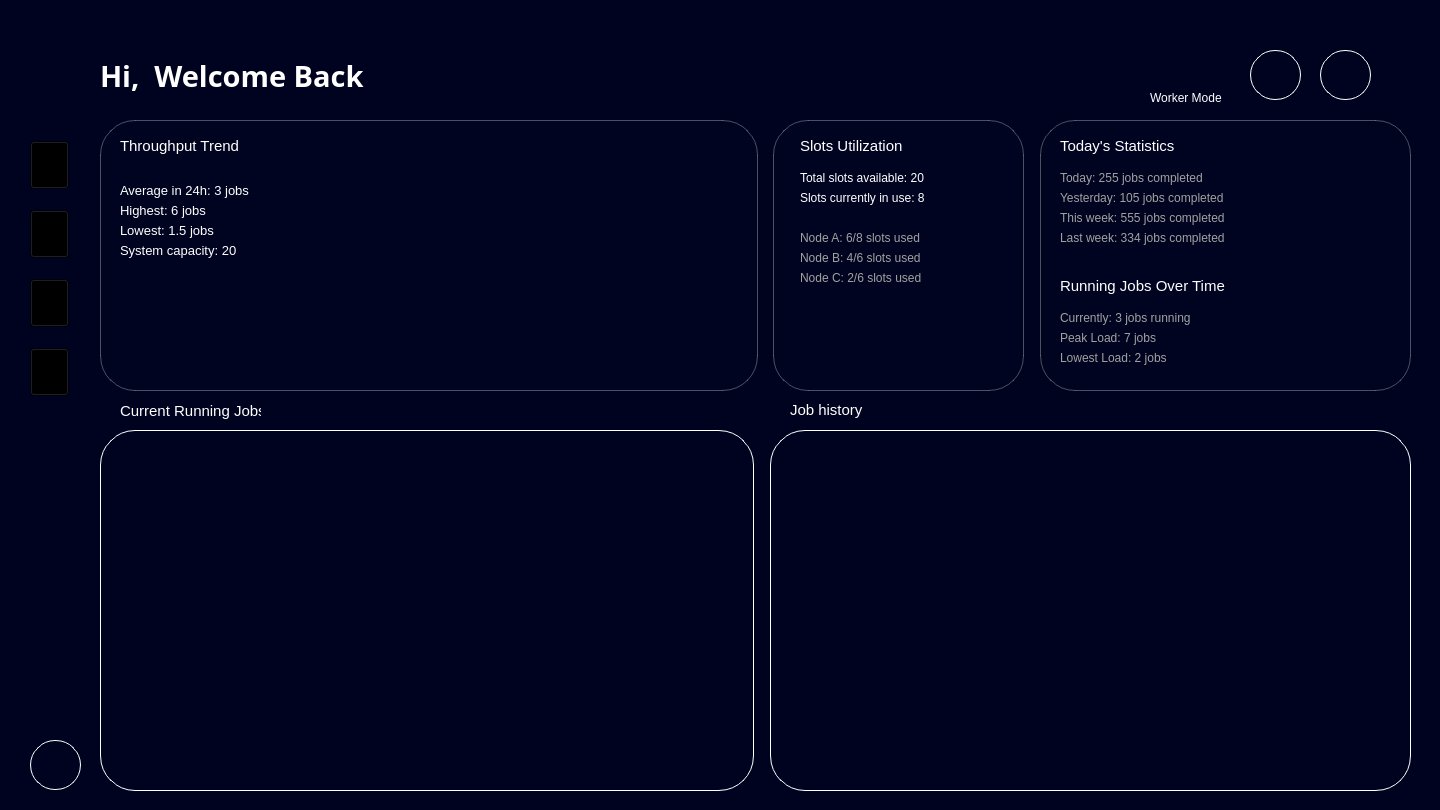
<?xml version="1.0" encoding="UTF-8"?>
<ui version="4.0">
 <class>jobs_dash</class>
 <widget class="QMainWindow" name="jobs_dash">
  <property name="geometry">
   <rect>
    <x>0</x>
    <y>0</y>
    <width>1440</width>
    <height>810</height>
   </rect>
  </property>
  <property name="minimumSize">
   <size>
    <width>1440</width>
    <height>810</height>
   </size>
  </property>
  <property name="maximumSize">
   <size>
    <width>1440</width>
    <height>810</height>
   </size>
  </property>
  <property name="windowTitle">
   <string>CrowdCloud</string>
  </property>
  <widget class="QWidget" name="centralwidget">
   <property name="enabled">
    <bool>true</bool>
   </property>
   <property name="minimumSize">
    <size>
     <width>1440</width>
     <height>810</height>
    </size>
   </property>
   <property name="maximumSize">
    <size>
     <width>1440</width>
     <height>810</height>
    </size>
   </property>
   <property name="styleSheet">
    <string notr="true">background-color: rgb(0, 3, 31);</string>
   </property>
   <widget class="QWidget" name="horizontalLayoutWidget">
    <property name="geometry">
     <rect>
      <x>0</x>
      <y>0</y>
      <width>2</width>
      <height>2</height>
     </rect>
    </property>
    <layout class="QHBoxLayout" name="horizontalLayout"/>
   </widget>
   <widget class="QLabel" name="logo">
    <property name="geometry">
     <rect>
      <x>30</x>
      <y>50</y>
      <width>52</width>
      <height>41</height>
     </rect>
    </property>
    <property name="autoFillBackground">
     <bool>false</bool>
    </property>
    <property name="styleSheet">
     <string notr="true">background: transparent;</string>
    </property>
    <property name="text">
     <string/>
    </property>
    <property name="pixmap">
     <pixmap>../../../../../../../Downloads/signup1logo.svg</pixmap>
    </property>
   </widget>
   <widget class="QLabel" name="welcome_label">
    <property name="geometry">
     <rect>
      <x>100</x>
      <y>60</y>
      <width>461</width>
      <height>31</height>
     </rect>
    </property>
    <property name="font">
     <font>
      <family>Century Gothic</family>
      <pointsize>22</pointsize>
      <weight>75</weight>
      <bold>true</bold>
     </font>
    </property>
    <property name="styleSheet">
     <string notr="true">background: transparent;
color: white;

</string>
    </property>
    <property name="text">
     <string>Hi,  Welcome Back</string>
    </property>
   </widget>
   <widget class="QLabel" name="thru_trend">
    <property name="geometry">
     <rect>
      <x>120</x>
      <y>130</y>
      <width>141</width>
      <height>31</height>
     </rect>
    </property>
    <property name="font">
     <font>
      <family>Segoe UI</family>
      <pointsize>11</pointsize>
      <weight>50</weight>
      <bold>false</bold>
     </font>
    </property>
    <property name="styleSheet">
     <string notr="true">color: white;
background: transparent;

</string>
    </property>
    <property name="text">
     <string>Throughput Trend</string>
    </property>
   </widget>
   <widget class="QLabel" name="ttrend_con">
    <property name="geometry">
     <rect>
      <x>100</x>
      <y>120</y>
      <width>658</width>
      <height>271</height>
     </rect>
    </property>
    <property name="styleSheet">
     <string notr="true">QLabel {
	background-color: rgba(20, 20, 50, 10);
    border: 1px solid rgba(255, 255, 255, 0.3);
    border-radius: 35px;
    padding: 8px;
    color: white;
    font-family: &quot;Segoe UI&quot;;
    font-size: 13px;
}

QLabel:focus {
    border: 1px solid #7D5FFF;
    box-shadow: 0px 0px 8px #7D5FFF;
}
</string>
    </property>
    <property name="text">
     <string/>
    </property>
   </widget>
   <widget class="QWidget" name="verticalLayoutWidget">
    <property name="geometry">
     <rect>
      <x>30</x>
      <y>120</y>
      <width>43</width>
      <height>301</height>
     </rect>
    </property>
    <layout class="QVBoxLayout" name="verticalLayout">
     <property name="spacing">
      <number>0</number>
     </property>
     <item>
      <widget class="QToolButton" name="dash_bt">
       <property name="sizePolicy">
        <sizepolicy hsizetype="Fixed" vsizetype="Fixed">
         <horstretch>15</horstretch>
         <verstretch>15</verstretch>
        </sizepolicy>
       </property>
       <property name="styleSheet">
        <string notr="true">background: transparent;</string>
       </property>
       <property name="text">
        <string/>
       </property>
       <property name="icon">
        <iconset>
         <normaloff>../../../../../Downloads/dashboard.png</normaloff>../../../../../Downloads/dashboard.png</iconset>
       </property>
       <property name="iconSize">
        <size>
         <width>31</width>
         <height>41</height>
        </size>
       </property>
      </widget>
     </item>
     <item>
      <widget class="QToolButton" name="sys_bt">
       <property name="sizePolicy">
        <sizepolicy hsizetype="Fixed" vsizetype="Fixed">
         <horstretch>15</horstretch>
         <verstretch>15</verstretch>
        </sizepolicy>
       </property>
       <property name="styleSheet">
        <string notr="true">background: transparent;</string>
       </property>
       <property name="text">
        <string/>
       </property>
       <property name="icon">
        <iconset>
         <normaloff>../../../../../Downloads/system.png</normaloff>../../../../../Downloads/system.png</iconset>
       </property>
       <property name="iconSize">
        <size>
         <width>31</width>
         <height>41</height>
        </size>
       </property>
      </widget>
     </item>
     <item>
      <widget class="QToolButton" name="job_bt">
       <property name="sizePolicy">
        <sizepolicy hsizetype="Fixed" vsizetype="Fixed">
         <horstretch>15</horstretch>
         <verstretch>15</verstretch>
        </sizepolicy>
       </property>
       <property name="styleSheet">
        <string notr="true">background: transparent;</string>
       </property>
       <property name="text">
        <string/>
       </property>
       <property name="icon">
        <iconset>
         <normaloff>../../../../../Downloads/jobs.png</normaloff>../../../../../Downloads/jobs.png</iconset>
       </property>
       <property name="iconSize">
        <size>
         <width>31</width>
         <height>41</height>
        </size>
       </property>
      </widget>
     </item>
     <item>
      <widget class="QToolButton" name="earning_bt">
       <property name="sizePolicy">
        <sizepolicy hsizetype="Fixed" vsizetype="Fixed">
         <horstretch>15</horstretch>
         <verstretch>15</verstretch>
        </sizepolicy>
       </property>
       <property name="styleSheet">
        <string notr="true">background: transparent;</string>
       </property>
       <property name="text">
        <string/>
       </property>
       <property name="icon">
        <iconset>
         <normaloff>../../../../../Downloads/earnings.png</normaloff>../../../../../Downloads/earnings.png</iconset>
       </property>
       <property name="iconSize">
        <size>
         <width>31</width>
         <height>41</height>
        </size>
       </property>
      </widget>
     </item>
    </layout>
   </widget>
   <widget class="QToolButton" name="settings_bt">
    <property name="geometry">
     <rect>
      <x>30</x>
      <y>740</y>
      <width>51</width>
      <height>50</height>
     </rect>
    </property>
    <property name="sizePolicy">
     <sizepolicy hsizetype="Fixed" vsizetype="Fixed">
      <horstretch>15</horstretch>
      <verstretch>15</verstretch>
     </sizepolicy>
    </property>
    <property name="styleSheet">
     <string notr="true">QToolButton {
    background: transparent;       /* no fill */
    color: white;                  /* icon/text color */
    border: 1px solid #ffffff;     /* white border */
    border-radius: 25px;           /* make it round (half of width/height) */
    padding: 3px;                  /* space inside */
}
</string>
    </property>
    <property name="text">
     <string/>
    </property>
    <property name="icon">
     <iconset>
      <normaloff>../../../../../Downloads/settings.png</normaloff>../../../../../Downloads/settings.png</iconset>
    </property>
    <property name="iconSize">
     <size>
      <width>35</width>
      <height>35</height>
     </size>
    </property>
   </widget>
   <widget class="QWidget" name="ttrend_chart" native="true">
    <property name="geometry">
     <rect>
      <x>370</x>
      <y>150</y>
      <width>361</width>
      <height>211</height>
     </rect>
    </property>
    <property name="styleSheet">
     <string notr="true">background: transparent;</string>
    </property>
   </widget>
   <widget class="QToolButton" name="prof_button">
    <property name="geometry">
     <rect>
      <x>1320</x>
      <y>50</y>
      <width>51</width>
      <height>50</height>
     </rect>
    </property>
    <property name="sizePolicy">
     <sizepolicy hsizetype="Fixed" vsizetype="Fixed">
      <horstretch>15</horstretch>
      <verstretch>15</verstretch>
     </sizepolicy>
    </property>
    <property name="styleSheet">
     <string notr="true">QToolButton {
    background: transparent;       /* no fill */
    color: white;                  /* icon/text color */
    border: 1px solid #ffffff;     /* white border */
    border-radius: 25px;           /* make it round (half of width/height) */
    padding: 3px;                  /* space inside */
}
</string>
    </property>
    <property name="text">
     <string/>
    </property>
    <property name="icon">
     <iconset>
      <normaloff>../../../../../Downloads/Profile.png</normaloff>../../../../../Downloads/Profile.png</iconset>
    </property>
    <property name="iconSize">
     <size>
      <width>35</width>
      <height>35</height>
     </size>
    </property>
   </widget>
   <widget class="QToolButton" name="notif_button">
    <property name="geometry">
     <rect>
      <x>1250</x>
      <y>50</y>
      <width>51</width>
      <height>50</height>
     </rect>
    </property>
    <property name="sizePolicy">
     <sizepolicy hsizetype="Fixed" vsizetype="Fixed">
      <horstretch>15</horstretch>
      <verstretch>15</verstretch>
     </sizepolicy>
    </property>
    <property name="styleSheet">
     <string notr="true">QToolButton {
    background: transparent;       /* no fill */
    color: white;                  /* icon/text color */
    border: 1px solid #ffffff;     /* white border */
    border-radius: 25px;           /* make it round (half of width/height) */
    padding: 3px;                  /* space inside */
}
</string>
    </property>
    <property name="text">
     <string/>
    </property>
    <property name="icon">
     <iconset>
      <normaloff>../../../../../Downloads/CC Desktop UI (14)/Login/Communication/Notification.png</normaloff>../../../../../Downloads/CC Desktop UI (14)/Login/Communication/Notification.png</iconset>
    </property>
    <property name="iconSize">
     <size>
      <width>35</width>
      <height>35</height>
     </size>
    </property>
   </widget>
   <widget class="QWidget" name="toggle_switch" native="true">
    <property name="geometry">
     <rect>
      <x>1140</x>
      <y>60</y>
      <width>91</width>
      <height>21</height>
     </rect>
    </property>
    <property name="styleSheet">
     <string notr="true">background: transparent;
</string>
    </property>
   </widget>
   <widget class="QLabel" name="workerM_label">
    <property name="geometry">
     <rect>
      <x>1150</x>
      <y>90</y>
      <width>81</width>
      <height>16</height>
     </rect>
    </property>
    <property name="font">
     <font>
      <family>Segoe UI</family>
      <pointsize>9</pointsize>
      <weight>50</weight>
      <bold>false</bold>
     </font>
    </property>
    <property name="styleSheet">
     <string notr="true">color: white;
background: transparent;

</string>
    </property>
    <property name="text">
     <string>Worker Mode</string>
    </property>
   </widget>
   <widget class="QLabel" name="scurrently_label">
    <property name="geometry">
     <rect>
      <x>800</x>
      <y>190</y>
      <width>131</width>
      <height>16</height>
     </rect>
    </property>
    <property name="font">
     <font>
      <family>Segoe UI</family>
      <pointsize>9</pointsize>
      <weight>50</weight>
      <bold>false</bold>
     </font>
    </property>
    <property name="styleSheet">
     <string notr="true">color: white;
background: transparent;

</string>
    </property>
    <property name="text">
     <string>Slots currently in use: 8</string>
    </property>
   </widget>
   <widget class="QLabel" name="tsavail_label">
    <property name="geometry">
     <rect>
      <x>800</x>
      <y>170</y>
      <width>131</width>
      <height>16</height>
     </rect>
    </property>
    <property name="font">
     <font>
      <family>Segoe UI</family>
      <pointsize>9</pointsize>
      <weight>50</weight>
      <bold>false</bold>
     </font>
    </property>
    <property name="styleSheet">
     <string notr="true">color: white;
background: transparent;

</string>
    </property>
    <property name="text">
     <string>Total slots available: 20</string>
    </property>
   </widget>
   <widget class="QLabel" name="sutilization_con">
    <property name="geometry">
     <rect>
      <x>773</x>
      <y>120</y>
      <width>251</width>
      <height>271</height>
     </rect>
    </property>
    <property name="styleSheet">
     <string notr="true">QLabel {
	background-color: rgba(20, 20, 50, 10);
    border: 1px solid rgba(255, 255, 255, 0.3);
    border-radius: 35px;
    padding: 8px;
    color: white;
    font-family: &quot;Segoe UI&quot;;
    font-size: 13px;
}

QLabel:focus {
    border: 1px solid #7D5FFF;
    box-shadow: 0px 0px 8px #7D5FFF;
}
</string>
    </property>
    <property name="text">
     <string/>
    </property>
   </widget>
   <widget class="QLabel" name="avg_label">
    <property name="geometry">
     <rect>
      <x>120</x>
      <y>180</y>
      <width>151</width>
      <height>20</height>
     </rect>
    </property>
    <property name="font">
     <font>
      <family>Segoe UI</family>
      <pointsize>10</pointsize>
      <weight>50</weight>
      <bold>false</bold>
     </font>
    </property>
    <property name="styleSheet">
     <string notr="true">color: white;
background: transparent;

</string>
    </property>
    <property name="text">
     <string>Average in 24h: 3 jobs</string>
    </property>
   </widget>
   <widget class="QLabel" name="highest_label">
    <property name="geometry">
     <rect>
      <x>120</x>
      <y>200</y>
      <width>151</width>
      <height>21</height>
     </rect>
    </property>
    <property name="font">
     <font>
      <family>Segoe UI</family>
      <pointsize>10</pointsize>
      <weight>50</weight>
      <bold>false</bold>
     </font>
    </property>
    <property name="styleSheet">
     <string notr="true">color: white;
background: transparent;

</string>
    </property>
    <property name="text">
     <string>Highest: 6 jobs</string>
    </property>
   </widget>
   <widget class="QLabel" name="slots_util">
    <property name="geometry">
     <rect>
      <x>800</x>
      <y>130</y>
      <width>141</width>
      <height>31</height>
     </rect>
    </property>
    <property name="font">
     <font>
      <family>Segoe UI</family>
      <pointsize>11</pointsize>
      <weight>50</weight>
      <bold>false</bold>
     </font>
    </property>
    <property name="styleSheet">
     <string notr="true">color: white;
background: transparent;

</string>
    </property>
    <property name="text">
     <string>Slots Utilization</string>
    </property>
   </widget>
   <widget class="QLabel" name="lowest_label">
    <property name="geometry">
     <rect>
      <x>120</x>
      <y>220</y>
      <width>151</width>
      <height>21</height>
     </rect>
    </property>
    <property name="font">
     <font>
      <family>Segoe UI</family>
      <pointsize>10</pointsize>
      <weight>50</weight>
      <bold>false</bold>
     </font>
    </property>
    <property name="styleSheet">
     <string notr="true">color: white;
background: transparent;

</string>
    </property>
    <property name="text">
     <string>Lowest: 1.5 jobs</string>
    </property>
   </widget>
   <widget class="QLabel" name="sys_label">
    <property name="geometry">
     <rect>
      <x>120</x>
      <y>240</y>
      <width>151</width>
      <height>21</height>
     </rect>
    </property>
    <property name="font">
     <font>
      <family>Segoe UI</family>
      <pointsize>10</pointsize>
      <weight>50</weight>
      <bold>false</bold>
     </font>
    </property>
    <property name="styleSheet">
     <string notr="true">color: white;
background: transparent;

</string>
    </property>
    <property name="text">
     <string>System capacity: 20</string>
    </property>
   </widget>
   <widget class="QLabel" name="nodeA_label">
    <property name="geometry">
     <rect>
      <x>800</x>
      <y>230</y>
      <width>131</width>
      <height>16</height>
     </rect>
    </property>
    <property name="font">
     <font>
      <family>Segoe UI</family>
      <pointsize>9</pointsize>
      <weight>50</weight>
      <bold>false</bold>
     </font>
    </property>
    <property name="styleSheet">
     <string notr="true">color: #a2a1a1;
background: transparent;

</string>
    </property>
    <property name="text">
     <string>Node A: 6/8 slots used</string>
    </property>
   </widget>
   <widget class="QLabel" name="nodeB_label">
    <property name="geometry">
     <rect>
      <x>800</x>
      <y>250</y>
      <width>131</width>
      <height>16</height>
     </rect>
    </property>
    <property name="font">
     <font>
      <family>Segoe UI</family>
      <pointsize>9</pointsize>
      <weight>50</weight>
      <bold>false</bold>
     </font>
    </property>
    <property name="styleSheet">
     <string notr="true">color: #a2a1a1;
background: transparent;

</string>
    </property>
    <property name="text">
     <string>Node B: 4/6 slots used</string>
    </property>
   </widget>
   <widget class="QLabel" name="nodeC_label">
    <property name="geometry">
     <rect>
      <x>800</x>
      <y>270</y>
      <width>131</width>
      <height>16</height>
     </rect>
    </property>
    <property name="font">
     <font>
      <family>Segoe UI</family>
      <pointsize>9</pointsize>
      <weight>50</weight>
      <bold>false</bold>
     </font>
    </property>
    <property name="styleSheet">
     <string notr="true">color: #a2a1a1;
background: transparent;

</string>
    </property>
    <property name="text">
     <string>Node C: 2/6 slots used</string>
    </property>
   </widget>
   <widget class="QLabel" name="tstats_con">
    <property name="geometry">
     <rect>
      <x>1040</x>
      <y>120</y>
      <width>371</width>
      <height>271</height>
     </rect>
    </property>
    <property name="styleSheet">
     <string notr="true">QLabel {
	background-color: rgba(20, 20, 50, 10);
    border: 1px solid rgba(255, 255, 255, 0.3);
    border-radius: 35px;
    padding: 8px;
    color: white;
    font-family: &quot;Segoe UI&quot;;
    font-size: 13px;
}

QLabel:focus {
    border: 1px solid #7D5FFF;
    box-shadow: 0px 0px 8px #7D5FFF;
}
</string>
    </property>
    <property name="text">
     <string/>
    </property>
   </widget>
   <widget class="QLabel" name="t_statistics">
    <property name="geometry">
     <rect>
      <x>1060</x>
      <y>130</y>
      <width>141</width>
      <height>31</height>
     </rect>
    </property>
    <property name="font">
     <font>
      <family>Segoe UI</family>
      <pointsize>11</pointsize>
      <weight>50</weight>
      <bold>false</bold>
     </font>
    </property>
    <property name="styleSheet">
     <string notr="true">color: white;
background: transparent;

</string>
    </property>
    <property name="text">
     <string>Today's Statistics</string>
    </property>
   </widget>
   <widget class="QLabel" name="today_label">
    <property name="geometry">
     <rect>
      <x>1060</x>
      <y>170</y>
      <width>151</width>
      <height>16</height>
     </rect>
    </property>
    <property name="font">
     <font>
      <family>Segoe UI</family>
      <pointsize>9</pointsize>
      <weight>50</weight>
      <bold>false</bold>
     </font>
    </property>
    <property name="styleSheet">
     <string notr="true">color: #a2a1a1;
background: transparent;

</string>
    </property>
    <property name="text">
     <string>Today: 255 jobs completed</string>
    </property>
   </widget>
   <widget class="QLabel" name="yesterday_label">
    <property name="geometry">
     <rect>
      <x>1060</x>
      <y>190</y>
      <width>171</width>
      <height>16</height>
     </rect>
    </property>
    <property name="font">
     <font>
      <family>Segoe UI</family>
      <pointsize>9</pointsize>
      <weight>50</weight>
      <bold>false</bold>
     </font>
    </property>
    <property name="styleSheet">
     <string notr="true">color: #a2a1a1;
background: transparent;
</string>
    </property>
    <property name="text">
     <string>Yesterday: 105 jobs completed</string>
    </property>
   </widget>
   <widget class="QLabel" name="tweek_label">
    <property name="geometry">
     <rect>
      <x>1060</x>
      <y>210</y>
      <width>171</width>
      <height>16</height>
     </rect>
    </property>
    <property name="font">
     <font>
      <family>Segoe UI</family>
      <pointsize>9</pointsize>
      <weight>50</weight>
      <bold>false</bold>
     </font>
    </property>
    <property name="styleSheet">
     <string notr="true">color: #a2a1a1;
background: transparent;

</string>
    </property>
    <property name="text">
     <string>This week: 555 jobs completed</string>
    </property>
   </widget>
   <widget class="QLabel" name="lweek_label">
    <property name="geometry">
     <rect>
      <x>1060</x>
      <y>230</y>
      <width>171</width>
      <height>16</height>
     </rect>
    </property>
    <property name="font">
     <font>
      <family>Segoe UI</family>
      <pointsize>9</pointsize>
      <weight>50</weight>
      <bold>false</bold>
     </font>
    </property>
    <property name="styleSheet">
     <string notr="true">color: #a2a1a1;
background: transparent;

</string>
    </property>
    <property name="text">
     <string>Last week: 334 jobs completed</string>
    </property>
   </widget>
   <widget class="QLabel" name="rj_overtime">
    <property name="geometry">
     <rect>
      <x>1060</x>
      <y>270</y>
      <width>171</width>
      <height>31</height>
     </rect>
    </property>
    <property name="font">
     <font>
      <family>Segoe UI</family>
      <pointsize>11</pointsize>
      <weight>50</weight>
      <bold>false</bold>
     </font>
    </property>
    <property name="styleSheet">
     <string notr="true">color: white;
background: transparent;

</string>
    </property>
    <property name="text">
     <string>Running Jobs Over Time</string>
    </property>
   </widget>
   <widget class="QLabel" name="currently_label">
    <property name="geometry">
     <rect>
      <x>1060</x>
      <y>310</y>
      <width>151</width>
      <height>16</height>
     </rect>
    </property>
    <property name="font">
     <font>
      <family>Segoe UI</family>
      <pointsize>9</pointsize>
      <weight>50</weight>
      <bold>false</bold>
     </font>
    </property>
    <property name="styleSheet">
     <string notr="true">color: #a2a1a1;
background: transparent;

</string>
    </property>
    <property name="text">
     <string>Currently: 3 jobs running</string>
    </property>
   </widget>
   <widget class="QLabel" name="pload_label">
    <property name="geometry">
     <rect>
      <x>1060</x>
      <y>330</y>
      <width>151</width>
      <height>16</height>
     </rect>
    </property>
    <property name="font">
     <font>
      <family>Segoe UI</family>
      <pointsize>9</pointsize>
      <weight>50</weight>
      <bold>false</bold>
     </font>
    </property>
    <property name="styleSheet">
     <string notr="true">color: #a2a1a1;
background: transparent;

</string>
    </property>
    <property name="text">
     <string>Peak Load: 7 jobs</string>
    </property>
   </widget>
   <widget class="QLabel" name="lload_label">
    <property name="geometry">
     <rect>
      <x>1060</x>
      <y>350</y>
      <width>151</width>
      <height>16</height>
     </rect>
    </property>
    <property name="font">
     <font>
      <family>Segoe UI</family>
      <pointsize>9</pointsize>
      <weight>50</weight>
      <bold>false</bold>
     </font>
    </property>
    <property name="styleSheet">
     <string notr="true">color: #a2a1a1;
background: transparent;

</string>
    </property>
    <property name="text">
     <string>Lowest Load: 2 jobs</string>
    </property>
   </widget>
   <widget class="QTableView" name="jhis_tview">
    <property name="geometry">
     <rect>
      <x>770</x>
      <y>430</y>
      <width>641</width>
      <height>361</height>
     </rect>
    </property>
    <property name="styleSheet">
     <string notr="true">QTableView {
    background: transparent;
    border: 1px solid #ffffff;
    border-radius: 35px;   /* adjust radius to your liking */
    gridline-color: rgba(255,255,255,0.2);
    color: white;
    font-family: &quot;Segoe UI&quot;;
    font-size: 13px;
    selection-background-color: rgba(125, 95, 255, 0.4);
}

/* Internal viewport must also be rounded */
QTableView::viewport {
    background: transparent;
    border-radius: 20px;
}

/* Header styling */
QHeaderView::section {
    background-color: rgba(20,20,50,0.6);
    color: white;
    border: none;
    padding: 6px;
    font-weight: bold;
}

/* Optional: first/last header corners */
QHeaderView::section:first {
    border-top-left-radius: 20px;
}
QHeaderView::section:last {
    border-top-right-radius: 20px;
}
</string>
    </property>
   </widget>
   <widget class="QTableView" name="crjobs_tview">
    <property name="geometry">
     <rect>
      <x>100</x>
      <y>430</y>
      <width>654</width>
      <height>361</height>
     </rect>
    </property>
    <property name="styleSheet">
     <string notr="true">QTableView {
    background: transparent;
    border: 1px solid #ffffff;
    border-radius: 35px;   /* adjust radius to your liking */
    gridline-color: rgba(255,255,255,0.2);
    color: white;
    font-family: &quot;Segoe UI&quot;;
    font-size: 13px;
    selection-background-color: rgba(125, 95, 255, 0.4);
}

/* Internal viewport must also be rounded */
QTableView::viewport {
    background: transparent;
    border-radius: 20px;
}

/* Header styling */
QHeaderView::section {
    background-color: rgba(20,20,50,0.6);
    color: white;
    border: none;
    padding: 6px;
    font-weight: bold;
}

/* Optional: first/last header corners */
QHeaderView::section:first {
    border-top-left-radius: 20px;
}
QHeaderView::section:last {
    border-top-right-radius: 20px;
}
</string>
    </property>
   </widget>
   <widget class="QLabel" name="cr_jobs">
    <property name="geometry">
     <rect>
      <x>120</x>
      <y>400</y>
      <width>141</width>
      <height>21</height>
     </rect>
    </property>
    <property name="font">
     <font>
      <family>Segoe UI</family>
      <pointsize>11</pointsize>
      <weight>50</weight>
      <bold>false</bold>
     </font>
    </property>
    <property name="styleSheet">
     <string notr="true">color: white;
background: transparent;

</string>
    </property>
    <property name="text">
     <string>Current Running Jobs</string>
    </property>
   </widget>
   <widget class="QLabel" name="job_history">
    <property name="geometry">
     <rect>
      <x>790</x>
      <y>400</y>
      <width>141</width>
      <height>20</height>
     </rect>
    </property>
    <property name="font">
     <font>
      <family>Segoe UI</family>
      <pointsize>11</pointsize>
      <weight>50</weight>
      <bold>false</bold>
     </font>
    </property>
    <property name="styleSheet">
     <string notr="true">color: white;
background: transparent;

</string>
    </property>
    <property name="text">
     <string>Job history</string>
    </property>
   </widget>
   <zorder>sutilization_con</zorder>
   <zorder>crjobs_tview</zorder>
   <zorder>ttrend_con</zorder>
   <zorder>horizontalLayoutWidget</zorder>
   <zorder>logo</zorder>
   <zorder>welcome_label</zorder>
   <zorder>thru_trend</zorder>
   <zorder>verticalLayoutWidget</zorder>
   <zorder>settings_bt</zorder>
   <zorder>prof_button</zorder>
   <zorder>notif_button</zorder>
   <zorder>toggle_switch</zorder>
   <zorder>workerM_label</zorder>
   <zorder>scurrently_label</zorder>
   <zorder>tsavail_label</zorder>
   <zorder>avg_label</zorder>
   <zorder>highest_label</zorder>
   <zorder>slots_util</zorder>
   <zorder>lowest_label</zorder>
   <zorder>sys_label</zorder>
   <zorder>nodeA_label</zorder>
   <zorder>nodeB_label</zorder>
   <zorder>nodeC_label</zorder>
   <zorder>tstats_con</zorder>
   <zorder>t_statistics</zorder>
   <zorder>today_label</zorder>
   <zorder>yesterday_label</zorder>
   <zorder>tweek_label</zorder>
   <zorder>lweek_label</zorder>
   <zorder>rj_overtime</zorder>
   <zorder>currently_label</zorder>
   <zorder>pload_label</zorder>
   <zorder>lload_label</zorder>
   <zorder>jhis_tview</zorder>
   <zorder>cr_jobs</zorder>
   <zorder>job_history</zorder>
   <zorder>ttrend_chart</zorder>
  </widget>
 </widget>
 <resources/>
 <connections/>
</ui>
